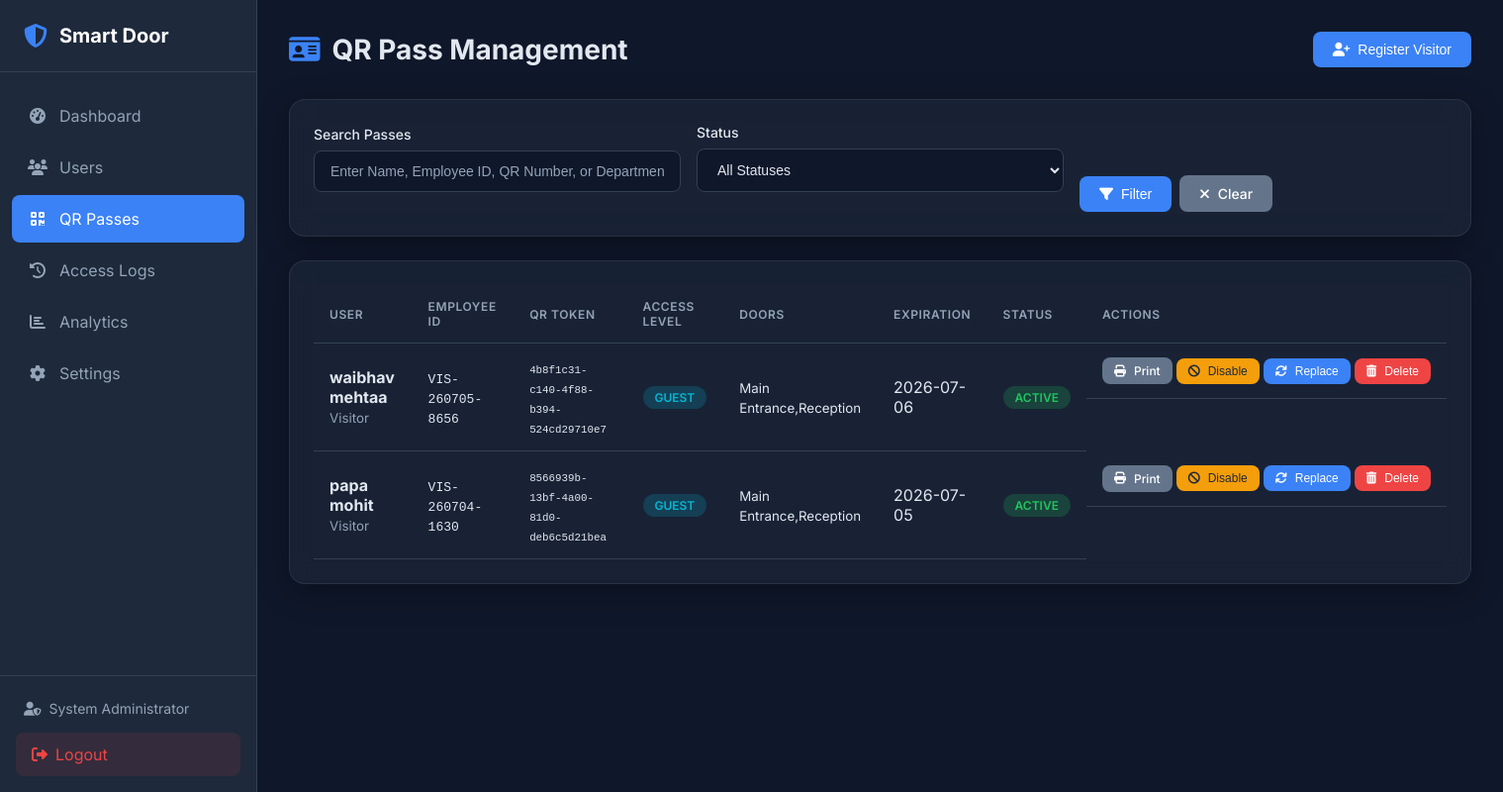
Page /admin/qr/passes (signed in) on the committed database.
### tables this page shows
CREATE TABLE qr_passes (
    id INTEGER PRIMARY KEY AUTOINCREMENT,
    user_id INTEGER NOT NULL,
    qr_token VARCHAR(255) UNIQUE NOT NULL,
    status VARCHAR(20) DEFAULT 'Active', -- 'Active', 'Disabled', 'Expired', 'Revoked', 'Lost', 'Replaced'
    issue_date DATETIME DEFAULT CURRENT_TIMESTAMP,
    expiration_date DATETIME NULL,
    access_level VARCHAR(50) DEFAULT 'Normal',
    allowed_doors TEXT DEFAULT 'Main Entrance',
    access_schedule TEXT, -- JSON schedule, e.g. {"days": [1,2,3,4,5], "start_time": "09:00", "end_time": "18:00"}
    created_at DATETIME DEFAULT CURRENT_TIMESTAMP,
    updated_at DATETIME DEFAULT CURRENT_TIMESTAMP,
    FOREIGN KEY (user_id) REFERENCES users(id) ON DELETE CASCADE
);

CREATE TABLE users (
    id INTEGER PRIMARY KEY AUTOINCREMENT,
    employee_id VARCHAR(50) UNIQUE NOT NULL,
    first_name VARCHAR(50) NOT NULL,
    last_name VARCHAR(50) NOT NULL,
    email VARCHAR(100) UNIQUE,
    phone VARCHAR(20),
    department VARCHAR(100),
    designation VARCHAR(100),
    is_active BOOLEAN DEFAULT 1,
    face_enrolled BOOLEAN DEFAULT 0,
    fingerprint_enrolled BOOLEAN DEFAULT 0,
    created_at DATETIME DEFAULT CURRENT_TIMESTAMP,
    updated_at DATETIME DEFAULT CURRENT_TIMESTAMP,
    created_by INTEGER, user_type VARCHAR(50) DEFAULT 'Employee', access_level VARCHAR(50) DEFAULT 'Normal', allowed_doors TEXT DEFAULT 'Main Entrance', status VARCHAR(20) DEFAULT 'Active', expiration_date DATETIME NULL,
    FOREIGN KEY (created_by) REFERENCES admin(id)
);

### web/routes/qr_routes.py (the view)
@qr_bp.route('/admin/qr/passes')
@login_required
def list_passes():
    search = request.args.get('search', '').strip()
    status = request.args.get('status', '').strip()
    page = int(request.args.get('page', 1))
    per_page = 20
    passes = qr_repo.get_all_passes(
        limit=per_page,
        offset=(page - 1) * per_page,
        search=search,
        status=status
    )
    return render_template(
        'qr/list.html',
        passes=passes,
        page=page,
        search=search,
        status_filter=status
    )

### database/db_manager.py (called while the page is built, shortened)
    def _get_connection(self) -> sqlite3.Connection:
        return self._local.connection

    def execute(self, query: str, params: tuple = ()) -> sqlite3.Cursor:
        conn = self._get_connection()
        cursor = conn.cursor()
        cursor.execute(query, params)
        return cursor

### web/routes/qr_routes.py (called while the page is built)
def login_required(f):
    @wraps(f)
    def decorated_function(*args, **kwargs):
        if 'admin_id' not in session:
            flash('Please log in to access this page.', 'warning')
            return redirect(url_for('login'))
        return f(*args, **kwargs)
    return decorated_function

### web/templates/qr/list.html (shortened to what this page needs)
{% extends "base.html" %}
{% block extra_css %}
<link rel="stylesheet" href="{{ url_for('static', filename='css/qr.css') }}">
{% endblock %}
{% block content %}
<div class="page-header">
    <h1><i class="fas fa-id-card"></i> QR Pass Management</h1>
    <button class="btn btn-primary" onclick="document.getElementById('add-visitor-modal').style.display='flex'">
        <i class="fas fa-user-plus"></i> Register Visitor
    </button>
</div>
<div class="qr-glass-card">
    <form method="GET" class="filter-form">
        <div class="form-row">
            <div class="form-group" style="flex: 2;">
                <label for="search">Search Passes</label>
                <input type="text" id="search" name="search" value="{{ search or '' }}"
                       placeholder="Enter Name, Employee ID, QR Number, or Department...">
            </div>
            <div class="form-group">
                <label for="status">Status</label>
                <select id="status" name="status">
                    <option value="">All Statuses</option>
                </select>
            </div>
            <div class="form-group" style="display: flex; align-items: flex-end; gap: 0.5rem; margin-bottom: 0;">
                <button type="submit" class="btn btn-primary">
                    <i class="fas fa-filter"></i> Filter
                </button>
                <a href="{{ url_for('qr.list_passes') }}" class="btn btn-secondary">
                    <i class="fas fa-times"></i> Clear
                </a>
            </div>
        </div>
    </form>
</div>
<div class="qr-glass-card">
    <div class="table-responsive">
        <table class="table">
            <thead>
                <tr>
                    <th>User</th>
                    <th>Employee ID</th>
                    <th>QR Token</th>
                    <th>Access Level</th>
                    <th>Doors</th>
                    <th>Expiration</th>
                    <th>Status</th>
                    <th>Actions</th>
                </tr>
            </thead>
            <tbody>
                {% if passes %}
                    {% for p in passes %}
                    <tr>
                        <td><strong>{{ p.first_name }} {{ p.last_name }}</strong><br><small class="text-muted">{{ p.department or '-' }}</small></td>
                        <td><code>{{ p.employee_id }}</code></td>
                        <td><small><code>{{ p.qr_token }}</code></small></td>
                        <td><span class="badge badge-info">{{ p.access_level }}</span></td>
                        <td><small>{{ p.allowed_doors }}</small></td>
                        <td>
                            {% if p.expiration_date %}
                                {{ p.expiration_date.split(' ')[0] }}
                            {% else %}
                                <span class="text-muted">Lifetime</span>
                            {% endif %}
                        </td>
                        <td>
                            {% if p.status == 'Active' %}
                                <span class="badge badge-success">Active</span>
                            {% elif p.status == 'Disabled' %}
                                <span class="badge badge-warning">Disabled</span>
                            {% elif p.status == 'Expired' %}
                                <span class="badge badge-expired">Expired</span>
                            {% elif p.status == 'Revoked' %}
                                <span class="badge badge-revoked">Revoked</span>
                            {% elif p.status == 'Lost' %}
                                <span class="badge badge-lost">Lost</span>
                            {% else %}
                                <span class="badge badge-replaced">Replaced</span>
                            {% endif %}
                        </td>
                        <td class="actions">
                            <a href="{{ url_for('qr.print_pass', pass_id=p.id) }}" class="btn btn-sm btn-secondary" title="Print Card" target="_blank">
                                <i class="fas fa-print"></i> Print
                            </a>
                            {% if p.status == 'Active' %}
                            <form method="POST" action="{{ url_for('qr.toggle_pass_status', pass_id=p.id) }}" style="display: inline;">
                                <button type="submit" class="btn btn-sm btn-warning" title="Disable Pass">
                                    <i class="fas fa-ban"></i> Disable
                                </button>
                            </form>
                            {% elif p.status == 'Disabled' %}
                            <form method="POST" action="{{ url_for('qr.toggle_pass_status', pass_id=p.id) }}" style="display: inline;">
                                <button type="submit" class="btn btn-sm btn-success" title="Enable Pass">
                                    <i class="fas fa-check"></i> Enable
                                </button>
                            </form>
                            {% endif %}
                            <form method="POST" action="{{ url_for('qr.regenerate_pass', user_id=p.user_id) }}" style="display: inline;"
                                  onsubmit="return confirm('Regenerating will immediately revoke this card and issue a new secure UUID token. Proceed?');">
                                <button type="submit" class="btn btn-sm btn-primary" title="Regenerate/Replace">
                                    <i class="fas fa-sync"></i> Replace
                                </button>
                            </form>
                            <form method="POST" action="{{ url_for('qr.delete_pass', pass_id=p.id) }}" style="display: inline;"
                                  onsubmit="return confirm('Are you sure you want to permanently delete this QR Pass and its visitor record?');">
                                <button type="submit" class="btn btn-sm btn-danger" title="Delete Pass">
                                    <i class="fas fa-trash-alt"></i> Delete
                                </button>
                            </form>
                        </td>
                    </tr>
                    {% endfor %}
                {% else %}
                <tr>
                    <td colspan="8" class="text-center text-muted">No QR Passes found.</td>
                </tr>
                {% endif %}
            </tbody>
        </table>
    </div>
</div>
{% endblock %}

### web/static/css/style.css (style rules this page uses)
:root { --primary: #3b82f6; --primary-dark: #2563eb; --secondary: #64748b; --success: #22c55e; --danger: #ef4444; --warning: #f59e0b; --info: #06b6d4; --dark: #1e293b; --darker: #0f172a; --light: #f1f5f9; --white: #ffffff; --border: #334155; --text: #e2e8f0; --text-muted: #94a3b8; --sidebar-width: 260px; }
* { margin: 0; padding: 0; box-sizing: border-box; }
body { font-family: 'Inter', -apple-system, BlinkMacSystemFont, sans-serif; background-color: var(--darker); color: var(--text); min-height: 100vh; display: flex; }
a { text-decoration: none; color: inherit; }
.page-header { display: flex; justify-content: space-between; align-items: center; margin-bottom: 2rem; }
.page-header h1 { font-size: 1.75rem; font-weight: 700; display: flex; align-items: center; gap: 0.75rem; }
.page-header h1 i { color: var(--primary); }
.table { width: 100%; border-collapse: collapse; }
.table th, .table td { padding: 0.875rem 1rem; text-align: left; border-bottom: 1px solid var(--border); }
.table th { font-weight: 600; color: var(--text-muted); font-size: 0.75rem; text-transform: uppercase; letter-spacing: 0.05em; }
.badge { display: inline-block; padding: 0.25rem 0.75rem; border-radius: 9999px; font-size: 0.75rem; font-weight: 600; text-transform: uppercase; }
.badge-success { background: rgba(34, 197, 94, 0.2); color: var(--success); }
.badge-info { background: rgba(6, 182, 212, 0.2); color: var(--info); }
.btn { display: inline-flex; align-items: center; gap: 0.5rem; padding: 0.625rem 1.25rem; border-radius: 0.5rem; font-weight: 500; font-size: 0.875rem; border: none; cursor: pointer; transition: all 0.2s; }
.btn-sm { padding: 0.375rem 0.75rem; font-size: 0.75rem; }
.btn-primary { background: var(--primary); color: var(--white); }
.btn-secondary { background: var(--secondary); color: var(--white); }
.btn-danger { background: var(--danger); color: var(--white); }
.btn-warning { background: var(--warning); color: var(--dark); }
.form-group { margin-bottom: 1.25rem; }
.form-group label { display: flex; align-items: center; gap: 0.5rem; margin-bottom: 0.5rem; font-weight: 500; font-size: 0.875rem; color: var(--text); }
.form-group input, .form-group select, .form-group textarea { width: 100%; padding: 0.75rem 1rem; background: var(--darker); border: 1px solid var(--border); border-radius: 0.5rem; color: var(--text); font-size: 0.875rem; transition: all 0.2s; }
.form-group input::placeholder { color: var(--text-muted); }
.form-row { display: grid; grid-template-columns: repeat(auto-fit, minmax(200px, 1fr)); gap: 1rem; }
.text-muted { color: var(--text-muted); }
.actions { display: flex; gap: 0.25rem; align-items: center; }
.actions .btn { font-size: 0.75rem; padding: 0.375rem 0.75rem; }
.actions { display: flex; gap: 0.25rem; }
.filter-form .form-row { align-items: flex-end; }

### web/static/css/qr.css (style rules this page uses)
:root { --glass-bg: rgba(30, 41, 59, 0.65); --glass-border: rgba(255, 255, 255, 0.08); --glass-shadow: rgba(0, 0, 0, 0.3); --card-glow: rgba(59, 130, 246, 0.15); }
.qr-glass-card { background: var(--glass-bg); backdrop-filter: blur(12px); -webkit-backdrop-filter: blur(12px); border: 1px solid var(--glass-border); border-radius: 1rem; box-shadow: 0 8px 32px 0 var(--glass-shadow); padding: 1.5rem; margin-bottom: 1.5rem; transition: all 0.3s cubic-bezier(0.4, 0, 0.2, 1); }

### rows in the picture
qr_passes: first_name "waibhav", last_name "mehtaa", department "Visitor", employee_id "VIS-260705-8656", qr_token "4b8f1c31-c140-4f88-b394-524cd29710e7", access_level "GUEST", allowed_doors "Main Entrance,Reception", expiration_date "2026-07-06", status "ACTIVE"
qr_passes: first_name "papa", last_name "mohit", department "Visitor", employee_id "VIS-260704-1630", qr_token "8566939b-13bf-4a00-81d0-deb6c5d21bea", access_level "GUEST", allowed_doors "Main Entrance,Reception", expiration_date "2026-07-05", status "ACTIVE"

### other values in the picture
{{ session.get('admin_name', 'Admin') }} "System Administrator"
